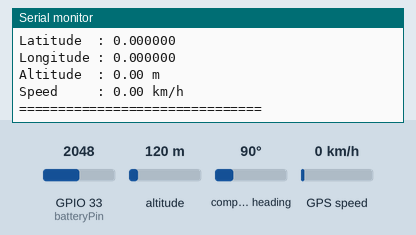
A sketch run on a simulated ESP32. Parts: the last lines printed to the serial monitor. The test bench sets the inputs (shaded band); at power-on: altitude 120 m, GPIO 33 (batteryPin) = 2048, GPS speed 0 km/h, compass heading 90°. The GPS gets a fix after 3 s at 37.7749, -122.4194 with 8 satellites.

Above: at 1.2 s.
1.3 s: altitude set to 20 m
2.8 s: GPIO 33 (batteryPin) set to 2866
At 3.6 s:
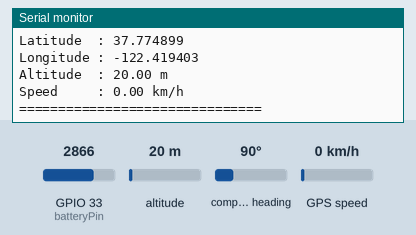
4.3 s: GPS speed set to 2 km/h
5.8 s: GPIO 33 (batteryPin) set to 1228
At 6.8 s:
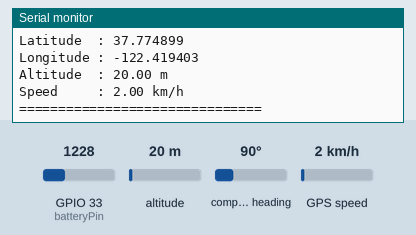
7.3 s: altitude set to 250 m
At 9.6 s:
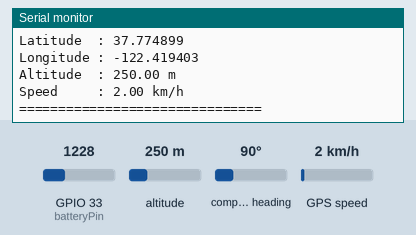
Timing chart, 0 to 9.8 s (numbered marks = the images above; inputs shaded):
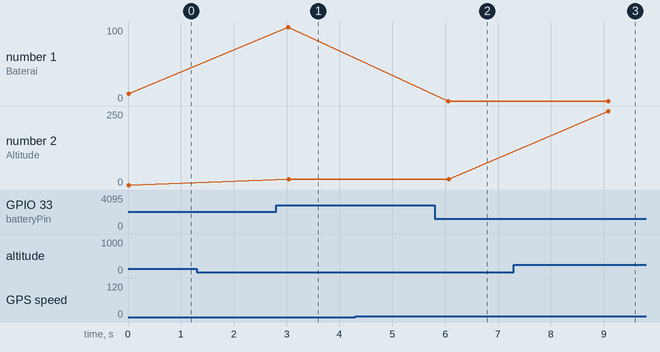

Measured:
- after the input at 2.8 s, the serial monitor: prints a new line after 0.24 s (image 1)
- after the input at 5.8 s, the serial monitor: prints a new line after 0.26 s (image 2)
- after the input at 7.3 s, the serial monitor: prints a new line after 1.8 s (image 3)
- plotted number 1: 10.08 → 100 after the input at 2.8 s
- plotted number 2: 20 → 250 after the input at 7.3 s

The sketch:

SourceCode_GPSTracking.ino
```cpp
//SOURCE CODE FOR GPS TRACKING

#include <Arduino.h>
#include <TinyGPS++.h>
#include <HardwareSerial.h>

// 1. Konfigurasi PIN
const int batteryPin = 33; // Pin ADC untuk baterai
const int rxPin = 2;       // RX ESP32 ← TX GPS
const int txPin = 4;       // TX ESP32 → RX GPS

// 2. Objek GPS & Serial
TinyGPSPlus gps;
HardwareSerial SerialGPS(2);

void setup() {
  Serial.begin(115200);
  SerialGPS.begin(9600, SERIAL_8N1, rxPin, txPin);

  Serial.println("ESP32 GPS & Battery Monitor (Offline)");
}

void loop() {
  // Membaca data dari modul GPS
  while (SerialGPS.available() > 0) {
    gps.encode(SerialGPS.read());
  }

  // --- A. PROSES DATA BATERAI ---
  int rawADC = analogRead(batteryPin);
  float vOut = (rawADC * 3.3) / 4095.0;
  float vBat = vOut * 2.0;
  float batteryPercent = ((vBat - 3.2) / (4.2 - 3.2)) * 100.0;
  batteryPercent = constrain(batteryPercent, 0, 100);

  // --- B. PROSES DATA GPS ---
  float lat   = gps.location.isValid() ? gps.location.lat() : 0.0;
  float lng   = gps.location.isValid() ? gps.location.lng() : 0.0;
  float alt   = gps.altitude.isValid() ? gps.altitude.meters() : 0.0;
  float speed = gps.speed.isValid() ? gps.speed.kmph() : 0.0;

  // --- C. TAMPILKAN KE SERIAL MONITOR ---
  Serial.println("===============================");
  Serial.print("Baterai   : "); Serial.print(batteryPercent); Serial.println(" %");
  Serial.print("Latitude  : "); Serial.println(lat, 6);
  Serial.print("Longitude : "); Serial.println(lng, 6);
  Serial.print("Altitude  : "); Serial.print(alt); Serial.println(" m");
  Serial.print("Speed     : "); Serial.print(speed); Serial.println(" km/h");
  Serial.println("===============================");

  delay(3000); // Update setiap 3 detik
}
```
